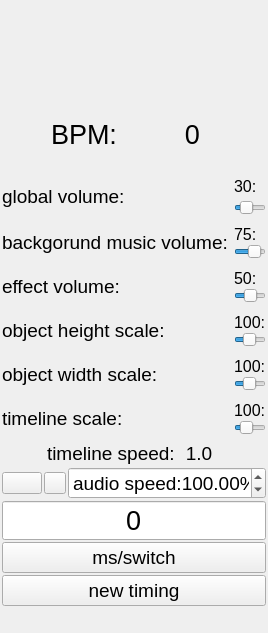
<?xml version="1.0" encoding="UTF-8"?>
<ui version="4.0">
 <class>audio_time_controller</class>
 <widget class="QWidget" name="audio_time_controller">
  <property name="geometry">
   <rect>
    <x>0</x>
    <y>0</y>
    <width>268</width>
    <height>633</height>
   </rect>
  </property>
  <property name="windowTitle">
   <string notr="true"/>
  </property>
  <property name="styleSheet">
   <string notr="true"/>
  </property>
  <layout class="QVBoxLayout" name="verticalLayout_3">
   <property name="spacing">
    <number>2</number>
   </property>
   <property name="leftMargin">
    <number>2</number>
   </property>
   <property name="topMargin">
    <number>2</number>
   </property>
   <property name="rightMargin">
    <number>2</number>
   </property>
   <property name="bottomMargin">
    <number>2</number>
   </property>
   <item>
    <spacer name="verticalSpacer_2">
     <property name="orientation">
      <enum>Qt::Orientation::Vertical</enum>
     </property>
     <property name="sizeHint" stdset="0">
      <size>
       <width>20</width>
       <height>40</height>
      </size>
     </property>
    </spacer>
   </item>
   <item>
    <layout class="QVBoxLayout" name="verticalLayout_6">
     <item>
      <widget class="QLabel" name="music_album">
       <property name="text">
        <string notr="true"/>
       </property>
       <property name="alignment">
        <set>Qt::AlignmentFlag::AlignCenter</set>
       </property>
      </widget>
     </item>
    </layout>
   </item>
   <item>
    <widget class="QLabel" name="map_title_unicode">
     <property name="font">
      <font>
       <pointsize>18</pointsize>
       <underline>true</underline>
      </font>
     </property>
     <property name="text">
      <string notr="true"/>
     </property>
     <property name="alignment">
      <set>Qt::AlignmentFlag::AlignCenter</set>
     </property>
    </widget>
   </item>
   <item>
    <widget class="QLabel" name="map_version">
     <property name="font">
      <font>
       <pointsize>16</pointsize>
      </font>
     </property>
     <property name="text">
      <string notr="true"/>
     </property>
     <property name="alignment">
      <set>Qt::AlignmentFlag::AlignCenter</set>
     </property>
    </widget>
   </item>
   <item>
    <layout class="QVBoxLayout" name="verticalLayout_2">
     <item>
      <layout class="QVBoxLayout" name="verticalLayout">
       <item>
        <layout class="QHBoxLayout" name="horizontalLayout" stretch="1,1,1,1,1">
         <property name="topMargin">
          <number>20</number>
         </property>
         <property name="bottomMargin">
          <number>20</number>
         </property>
         <item>
          <spacer name="horizontalSpacer">
           <property name="orientation">
            <enum>Qt::Orientation::Horizontal</enum>
           </property>
           <property name="sizeHint" stdset="0">
            <size>
             <width>40</width>
             <height>20</height>
            </size>
           </property>
          </spacer>
         </item>
         <item>
          <widget class="QLabel" name="bpmprefix">
           <property name="font">
            <font>
             <pointsize>20</pointsize>
            </font>
           </property>
           <property name="text">
            <string notr="true">BPM:</string>
           </property>
           <property name="alignment">
            <set>Qt::AlignmentFlag::AlignCenter</set>
           </property>
          </widget>
         </item>
         <item>
          <spacer name="horizontalSpacer_7">
           <property name="orientation">
            <enum>Qt::Orientation::Horizontal</enum>
           </property>
           <property name="sizeHint" stdset="0">
            <size>
             <width>40</width>
             <height>20</height>
            </size>
           </property>
          </spacer>
         </item>
         <item>
          <widget class="QLabel" name="bpmvalue">
           <property name="font">
            <font>
             <pointsize>20</pointsize>
            </font>
           </property>
           <property name="text">
            <string notr="true">0</string>
           </property>
           <property name="alignment">
            <set>Qt::AlignmentFlag::AlignCenter</set>
           </property>
          </widget>
         </item>
         <item>
          <spacer name="horizontalSpacer_8">
           <property name="orientation">
            <enum>Qt::Orientation::Horizontal</enum>
           </property>
           <property name="sizeHint" stdset="0">
            <size>
             <width>40</width>
             <height>20</height>
            </size>
           </property>
          </spacer>
         </item>
        </layout>
       </item>
       <item>
        <layout class="QGridLayout" name="gridLayout" columnstretch="1,1,8">
         <property name="topMargin">
          <number>5</number>
         </property>
         <property name="bottomMargin">
          <number>5</number>
         </property>
         <property name="verticalSpacing">
          <number>10</number>
         </property>
         <item row="5" column="0">
          <widget class="QLabel" name="timeline_zoom_label">
           <property name="font">
            <font>
             <pointsize>14</pointsize>
            </font>
           </property>
           <property name="text">
            <string>timeline scale:</string>
           </property>
           <property name="alignment">
            <set>Qt::AlignmentFlag::AlignLeading|Qt::AlignmentFlag::AlignLeft|Qt::AlignmentFlag::AlignVCenter</set>
           </property>
          </widget>
         </item>
         <item row="3" column="0">
          <widget class="QLabel" name="oheight_scale_label">
           <property name="font">
            <font>
             <pointsize>14</pointsize>
            </font>
           </property>
           <property name="text">
            <string>object height scale:</string>
           </property>
           <property name="alignment">
            <set>Qt::AlignmentFlag::AlignLeading|Qt::AlignmentFlag::AlignLeft|Qt::AlignmentFlag::AlignVCenter</set>
           </property>
          </widget>
         </item>
         <item row="4" column="0">
          <widget class="QLabel" name="owidth_scale_label">
           <property name="font">
            <font>
             <pointsize>14</pointsize>
            </font>
           </property>
           <property name="text">
            <string>object width scale:</string>
           </property>
           <property name="alignment">
            <set>Qt::AlignmentFlag::AlignLeading|Qt::AlignmentFlag::AlignLeft|Qt::AlignmentFlag::AlignVCenter</set>
           </property>
          </widget>
         </item>
         <item row="4" column="2">
          <layout class="QVBoxLayout" name="verticalLayout_11">
           <item>
            <widget class="QLabel" name="owidth_scale_value">
             <property name="font">
              <font>
               <pointsize>12</pointsize>
              </font>
             </property>
             <property name="text">
              <string notr="true">100:</string>
             </property>
            </widget>
           </item>
           <item>
            <widget class="QSlider" name="owidth_scale_slider">
             <property name="minimum">
              <number>20</number>
             </property>
             <property name="maximum">
              <number>200</number>
             </property>
             <property name="singleStep">
              <number>5</number>
             </property>
             <property name="pageStep">
              <number>10</number>
             </property>
             <property name="value">
              <number>100</number>
             </property>
             <property name="orientation">
              <enum>Qt::Orientation::Horizontal</enum>
             </property>
            </widget>
           </item>
          </layout>
         </item>
         <item row="2" column="0">
          <widget class="QLabel" name="effect_volume_label">
           <property name="font">
            <font>
             <pointsize>14</pointsize>
            </font>
           </property>
           <property name="text">
            <string>effect volume:</string>
           </property>
           <property name="alignment">
            <set>Qt::AlignmentFlag::AlignLeading|Qt::AlignmentFlag::AlignLeft|Qt::AlignmentFlag::AlignVCenter</set>
           </property>
          </widget>
         </item>
         <item row="5" column="2">
          <layout class="QVBoxLayout" name="verticalLayout_12">
           <item>
            <widget class="QLabel" name="timeline_zoom_value">
             <property name="font">
              <font>
               <pointsize>12</pointsize>
              </font>
             </property>
             <property name="text">
              <string notr="true">100:</string>
             </property>
            </widget>
           </item>
           <item>
            <widget class="QSlider" name="timeline_zoom_slider">
             <property name="minimum">
              <number>20</number>
             </property>
             <property name="maximum">
              <number>300</number>
             </property>
             <property name="singleStep">
              <number>5</number>
             </property>
             <property name="pageStep">
              <number>10</number>
             </property>
             <property name="value">
              <number>100</number>
             </property>
             <property name="orientation">
              <enum>Qt::Orientation::Horizontal</enum>
             </property>
            </widget>
           </item>
          </layout>
         </item>
         <item row="2" column="2">
          <layout class="QVBoxLayout" name="verticalLayout_9">
           <item>
            <widget class="QLabel" name="effect_volume_value">
             <property name="font">
              <font>
               <pointsize>12</pointsize>
              </font>
             </property>
             <property name="text">
              <string notr="true">50:</string>
             </property>
            </widget>
           </item>
           <item>
            <widget class="QSlider" name="effect_volume_slider">
             <property name="maximum">
              <number>100</number>
             </property>
             <property name="singleStep">
              <number>5</number>
             </property>
             <property name="pageStep">
              <number>10</number>
             </property>
             <property name="value">
              <number>50</number>
             </property>
             <property name="orientation">
              <enum>Qt::Orientation::Horizontal</enum>
             </property>
            </widget>
           </item>
          </layout>
         </item>
         <item row="1" column="0">
          <widget class="QLabel" name="music_volume_label">
           <property name="font">
            <font>
             <pointsize>14</pointsize>
            </font>
           </property>
           <property name="text">
            <string>backgorund music volume:</string>
           </property>
           <property name="alignment">
            <set>Qt::AlignmentFlag::AlignLeading|Qt::AlignmentFlag::AlignLeft|Qt::AlignmentFlag::AlignVCenter</set>
           </property>
          </widget>
         </item>
         <item row="1" column="2">
          <layout class="QVBoxLayout" name="verticalLayout_8">
           <item>
            <widget class="QLabel" name="music_volume_value">
             <property name="font">
              <font>
               <pointsize>12</pointsize>
              </font>
             </property>
             <property name="text">
              <string notr="true">75:</string>
             </property>
            </widget>
           </item>
           <item>
            <widget class="QSlider" name="music_volume_slider">
             <property name="maximum">
              <number>100</number>
             </property>
             <property name="singleStep">
              <number>5</number>
             </property>
             <property name="pageStep">
              <number>10</number>
             </property>
             <property name="value">
              <number>75</number>
             </property>
             <property name="orientation">
              <enum>Qt::Orientation::Horizontal</enum>
             </property>
            </widget>
           </item>
          </layout>
         </item>
         <item row="3" column="2">
          <layout class="QVBoxLayout" name="verticalLayout_10">
           <item>
            <widget class="QLabel" name="oheight_scale_value">
             <property name="font">
              <font>
               <pointsize>12</pointsize>
              </font>
             </property>
             <property name="text">
              <string notr="true">100:</string>
             </property>
            </widget>
           </item>
           <item>
            <widget class="QSlider" name="oheight_scale_slider">
             <property name="minimum">
              <number>20</number>
             </property>
             <property name="maximum">
              <number>200</number>
             </property>
             <property name="singleStep">
              <number>5</number>
             </property>
             <property name="pageStep">
              <number>10</number>
             </property>
             <property name="value">
              <number>100</number>
             </property>
             <property name="orientation">
              <enum>Qt::Orientation::Horizontal</enum>
             </property>
            </widget>
           </item>
          </layout>
         </item>
         <item row="0" column="0">
          <widget class="QLabel" name="global_volume_label">
           <property name="font">
            <font>
             <pointsize>14</pointsize>
            </font>
           </property>
           <property name="text">
            <string>global volume:</string>
           </property>
           <property name="alignment">
            <set>Qt::AlignmentFlag::AlignLeading|Qt::AlignmentFlag::AlignLeft|Qt::AlignmentFlag::AlignVCenter</set>
           </property>
          </widget>
         </item>
         <item row="0" column="1">
          <spacer name="horizontalSpacer_9">
           <property name="orientation">
            <enum>Qt::Orientation::Horizontal</enum>
           </property>
           <property name="sizeHint" stdset="0">
            <size>
             <width>40</width>
             <height>20</height>
            </size>
           </property>
          </spacer>
         </item>
         <item row="0" column="2">
          <widget class="QWidget" name="widget" native="true">
           <layout class="QVBoxLayout" name="verticalLayout_13">
            <property name="spacing">
             <number>4</number>
            </property>
            <property name="leftMargin">
             <number>0</number>
            </property>
            <property name="topMargin">
             <number>0</number>
            </property>
            <property name="rightMargin">
             <number>0</number>
            </property>
            <property name="bottomMargin">
             <number>0</number>
            </property>
            <item>
             <widget class="QLabel" name="global_volume_value">
              <property name="font">
               <font>
                <pointsize>12</pointsize>
               </font>
              </property>
              <property name="text">
               <string notr="true">30:</string>
              </property>
             </widget>
            </item>
            <item>
             <widget class="QSlider" name="global_volume_slider">
              <property name="maximum">
               <number>100</number>
              </property>
              <property name="singleStep">
               <number>5</number>
              </property>
              <property name="pageStep">
               <number>10</number>
              </property>
              <property name="value">
               <number>30</number>
              </property>
              <property name="orientation">
               <enum>Qt::Orientation::Horizontal</enum>
              </property>
             </widget>
            </item>
           </layout>
          </widget>
         </item>
        </layout>
       </item>
      </layout>
     </item>
     <item>
      <layout class="QHBoxLayout" name="horizontalLayout_2" stretch="1,1,1,1">
       <item>
        <spacer name="horizontalSpacer_10">
         <property name="orientation">
          <enum>Qt::Orientation::Horizontal</enum>
         </property>
         <property name="sizeHint" stdset="0">
          <size>
           <width>40</width>
           <height>20</height>
          </size>
         </property>
        </spacer>
       </item>
       <item>
        <widget class="QLabel" name="timelinespeedprefix">
         <property name="font">
          <font>
           <pointsize>14</pointsize>
          </font>
         </property>
         <property name="text">
          <string>timeline speed:</string>
         </property>
        </widget>
       </item>
       <item>
        <widget class="QLabel" name="timelinespeedvalue">
         <property name="font">
          <font>
           <pointsize>14</pointsize>
          </font>
         </property>
         <property name="text">
          <string notr="true">1.0</string>
         </property>
         <property name="alignment">
          <set>Qt::AlignmentFlag::AlignCenter</set>
         </property>
        </widget>
       </item>
       <item>
        <spacer name="horizontalSpacer_11">
         <property name="orientation">
          <enum>Qt::Orientation::Horizontal</enum>
         </property>
         <property name="sizeHint" stdset="0">
          <size>
           <width>40</width>
           <height>20</height>
          </size>
         </property>
        </spacer>
       </item>
      </layout>
     </item>
    </layout>
   </item>
   <item>
    <widget class="QWidget" name="speed_change_widget" native="true">
     <layout class="QHBoxLayout" name="horizontalLayout_3" stretch="0,0,1">
      <property name="spacing">
       <number>2</number>
      </property>
      <property name="leftMargin">
       <number>0</number>
      </property>
      <property name="topMargin">
       <number>0</number>
      </property>
      <property name="rightMargin">
       <number>0</number>
      </property>
      <property name="bottomMargin">
       <number>0</number>
      </property>
      <item>
       <widget class="QWidget" name="pitchalt_shell" native="true">
        <property name="sizePolicy">
         <sizepolicy hsizetype="MinimumExpanding" vsizetype="Preferred">
          <horstretch>0</horstretch>
          <verstretch>0</verstretch>
         </sizepolicy>
        </property>
        <layout class="QHBoxLayout" name="horizontalLayout_4" stretch="0">
         <property name="spacing">
          <number>0</number>
         </property>
         <property name="leftMargin">
          <number>0</number>
         </property>
         <property name="topMargin">
          <number>0</number>
         </property>
         <property name="rightMargin">
          <number>0</number>
         </property>
         <property name="bottomMargin">
          <number>0</number>
         </property>
         <item>
          <widget class="QPushButton" name="enablepitchaltbutton">
           <property name="sizePolicy">
            <sizepolicy hsizetype="Expanding" vsizetype="Fixed">
             <horstretch>0</horstretch>
             <verstretch>0</verstretch>
            </sizepolicy>
           </property>
           <property name="minimumSize">
            <size>
             <width>22</width>
             <height>22</height>
            </size>
           </property>
           <property name="maximumSize">
            <size>
             <width>16777215</width>
             <height>22</height>
            </size>
           </property>
           <property name="toolTip">
            <string>reset audio speed</string>
           </property>
           <property name="text">
            <string/>
           </property>
           <property name="icon">
            <iconset resource="../../../resources/glsrcs.qrc">
             <normaloff>:/icons/pitch-alt.svg</normaloff>:/icons/pitch-alt.svg</iconset>
           </property>
           <property name="iconSize">
            <size>
             <width>16</width>
             <height>16</height>
            </size>
           </property>
           <property name="checkable">
            <bool>true</bool>
           </property>
          </widget>
         </item>
        </layout>
       </widget>
      </item>
      <item>
       <widget class="QPushButton" name="resetspeedbutton">
        <property name="minimumSize">
         <size>
          <width>22</width>
          <height>22</height>
         </size>
        </property>
        <property name="maximumSize">
         <size>
          <width>22</width>
          <height>22</height>
         </size>
        </property>
        <property name="toolTip">
         <string>enable pitch alt</string>
        </property>
        <property name="text">
         <string/>
        </property>
        <property name="icon">
         <iconset resource="../../../resources/glsrcs.qrc">
          <normaloff>:/icons/undo-alt.svg</normaloff>:/icons/undo-alt.svg</iconset>
        </property>
        <property name="iconSize">
         <size>
          <width>16</width>
          <height>16</height>
         </size>
        </property>
       </widget>
      </item>
      <item>
       <widget class="QDoubleSpinBox" name="audiospeed_spinbox">
        <property name="sizePolicy">
         <sizepolicy hsizetype="Expanding" vsizetype="Fixed">
          <horstretch>0</horstretch>
          <verstretch>0</verstretch>
         </sizepolicy>
        </property>
        <property name="font">
         <font>
          <pointsize>14</pointsize>
         </font>
        </property>
        <property name="alignment">
         <set>Qt::AlignmentFlag::AlignCenter</set>
        </property>
        <property name="prefix">
         <string>audio speed:</string>
        </property>
        <property name="suffix">
         <string notr="true">%</string>
        </property>
        <property name="minimum">
         <double>25.000000000000000</double>
        </property>
        <property name="maximum">
         <double>300.000000000000000</double>
        </property>
        <property name="singleStep">
         <double>25.000000000000000</double>
        </property>
        <property name="value">
         <double>100.000000000000000</double>
        </property>
       </widget>
      </item>
     </layout>
    </widget>
   </item>
   <item>
    <widget class="QLineEdit" name="time_lineedit">
     <property name="font">
      <font>
       <pointsize>20</pointsize>
      </font>
     </property>
     <property name="toolTip">
      <string>map time</string>
     </property>
     <property name="text">
      <string notr="true">0</string>
     </property>
     <property name="alignment">
      <set>Qt::AlignmentFlag::AlignCenter</set>
     </property>
    </widget>
   </item>
   <item>
    <layout class="QVBoxLayout" name="verticalLayout_4">
     <item>
      <widget class="QPushButton" name="time_format_button">
       <property name="font">
        <font>
         <pointsize>14</pointsize>
        </font>
       </property>
       <property name="text">
        <string notr="true">ms/switch</string>
       </property>
      </widget>
     </item>
     <item>
      <widget class="QPushButton" name="new_timing_button">
       <property name="font">
        <font>
         <pointsize>14</pointsize>
        </font>
       </property>
       <property name="text">
        <string>new timing</string>
       </property>
      </widget>
     </item>
     <item>
      <spacer name="verticalSpacer">
       <property name="orientation">
        <enum>Qt::Orientation::Vertical</enum>
       </property>
       <property name="sizeHint" stdset="0">
        <size>
         <width>20</width>
         <height>40</height>
        </size>
       </property>
      </spacer>
     </item>
    </layout>
   </item>
  </layout>
 </widget>
 <resources>
  <include location="../../../resources/glsrcs.qrc"/>
 </resources>
 <connections/>
</ui>
